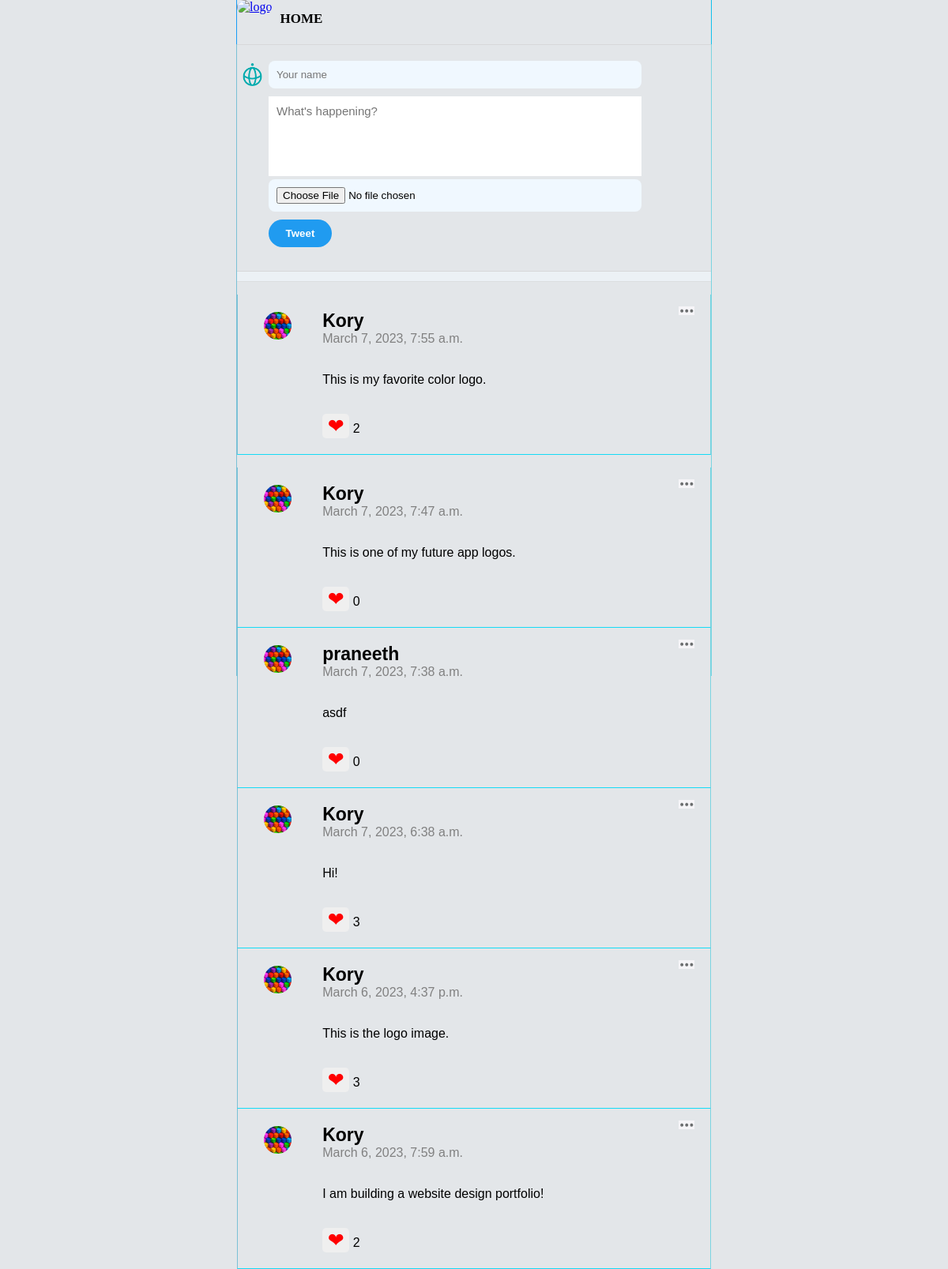
The page / on the database its author committed.
### posts/models.py (models this page shows)
class Post(models.Model):
    class Meta(object):
        db_table = 'post'
    name = models.CharField(
        'Name', blank=False, null=False, max_length=14,
        db_index=True, default='Anonymous'
        )
    body = models.CharField(
    'Body', blank=True, null=True, max_length=140,
    db_index=True)
    created_at = models.DateTimeField(
    'Created DateTime', blank=True, auto_now_add=True
    )
    image = CloudinaryField(
        'image', blank=True, db_index=True
    )
    likecount=models.IntegerField(
        'like_count',default=0,blank=True,null=True
    )

### posts/views.py (the view, shortened to what this page needs)
# urls.py: path('', views.index, name='index'),
def index(request):
    posts = Post.objects.all().order_by('-created_at')[:20]
    return render(request, 'posts.html', {"posts": posts})

### templates/posts.html (shortened to what this page needs)
{% extends "base.html" %}
{% block content %}
{% load static %}
<section id="title">
    <a href="/">
        <img class="logo" src="../static/img/Twitter.png" alt="logo">
    </a>
    <h1 class="he">HOME</h1>
</section>
<section class="content">
    <section class="post_form">
        <form action="" method="POST" enctype="multipart/form-data">
            <div class="icon">
                <img class="logo" src="/static/img/logo.png" alt="icon" />
                <input type="text" name="name" placeholder="Your name" required/>
            </div>
            <textarea name="body" placeholder="What's happening?" required></textarea>
            <input id="upload-file" type="file" value="Choose File" name="image">
            <input id="tweet-button" type="submit" value="Tweet"/>
        </form>
    </section>
    <div class="divider"></div>
    <section class="posts">
        <ul>
            {% for post in posts %}
            <li>
                <img class="menu_icon js-menu-icon" src="{%static 'img/menu.png'%}" />
                <div class ="logo">
                    <img id ='userimg'src="/static/img/user.png" alt="logo">
                </div>
                <div class="name_body">
                <div class="name">{{ post.name }} <br></div>
                    <div class="datetime">{{ post.created_at }}</div>
                    <p>{{ post.body }}</p>
                    <br>
                        <form id="like-img" action="{% url 'like_post' post.pk %}" method='POST'>
                            <button class="like-button" type="submit", name="post_id", value="{{ post.id }}">
                                &#10084;
                            </button>
                            {{post.likecount}}
                        </form>
                </div>
            </li>
        </ul>
        {% endfor %}
    </section>
</section>
{% endblock %}

### templates/base.html (shortened to what this page needs)
<!DOCTYPE html>
<html lang="en">
    <head>
        {% load static %}
        <link href='{% static 'css/style.css' %}' rel="stylesheet"/>
    </head>
    <body>
        {% block content %} {{ content }} {% endblock %}
    </body>
</html>

### static/css/style.css (style rules this page uses)
html, body { height: 100%; }
#title { position: relative; display: flex; margin: 0 auto; max-width: 600px; height: 7%; border-bottom: rgba(204, 204, 204, 0.5); margin: 0 auto; border-left: 1px solid rgba(11, 152, 247, 0.932); border-right: 1px solid rgba(8, 192, 238, 0.959); }
.logo { border-radius: 20px; width: 40px; }
.content { font-family: Arial; max-width: 600px; height: 100%; margin: 0 auto; border-left: 1px solid #ccc; border-right: 1px solid #ccc; }
.posts li .logo { flex-basis: 15%; }
.posts .logo img { width: 6%; position: absolute; left: -36px; top: 2px; }
.posts li .name_body { flex-basis: 85%; }
.posts li .name_body .name { font-weight:bold; }
.posts li .name_body .datetime { color:gray; }
.content .icon { position: relative; }
.content .icon img { width: 6%; position: absolute; left: -36px; top: 2px; }
.post_form { padding: 20px 40px; border-bottom: 1px solid #ccc; height: fit-content; }
.post_form input { color:#000; width: 70%; margin-bottom: 5px; padding: 10px; border: 1px solid #ccc; background-color: aliceblue; border-radius: 8px; }
.post_form textarea { width: 70%; padding: 10px; border: 1px solid #ccc; }
.posts li .menu_icon { width:20px; position:absolute; right:30px; top:10px; }
body { margin: 0; padding: 0; }
body { background-color: #e3e6e9; }
.content { max-width: 600px; height: 0 auto; margin: 0 auto; border-left: 1px solid rgba(19, 154, 196, 0.5); border-right: 1px solid rgba(18, 194, 218, 0.5); }
h1 { padding-left: 15px; padding-top: 0px; font-size: 20px; }
.post_form { padding: 20px 40px; border-bottom: 1px solid rgba(204, 204, 204, 0.5); border-top: 1px solid rgba(204, 204, 204, 0.5); }
.post_form input { width: 87%; margin-bottom: 10px; padding: 10px; border: none; outline: none; }
.post_form textarea { width: 87%; height: 80px; padding: 10px; border: 1px solid #ccc; outline: none; border: none; border-bottom: 1px solid #fff; }
textarea { font-size: 15px; background-color: #fff; color:black; font-family: Helvetica, sans-serif; resize: none; }
.posts ul { padding: 0; }
.posts li { display: flex; border-bottom: 1px solid rgba(10, 219, 247, 0.952); padding: 20px 25px; list-style: none; position: relative; border-left: 1px solid rgba(19, 154, 196, 0.5); border-right: 1px solid rgba(18, 194, 218, 0.5); }
.posts li .menu_icon { width: 20px; position: absolute; top: 15px; right: 20px; z-index: 999; }
.posts li .name_body .name { font-weight: bold; }
.posts li .name_body .datetime { color: gray; }
#tweet-button { border-radius: 20px; background-color: #209bf0; width: 80px; color: #fff; font-weight: bold; border: none; }
#upload-file { color: #000; overflow: hidden; }
.like-button { font-size: 25px; border: none; border-radius: 5px; width: 34px; height:32; color:red; }
img#userimg { position: relative; left: 10%; width: 42%; border-radius: 50%; }
.divider { background-color: #ecf1f5; height: 12px; border-bottom: 1px solid rgba(204, 204, 204, 0.5); }
@media screen and ( min-width: 400px) { h1 { padding-left: 10px; padding-top: 0px; font-size: 17px; } }
section#title { position: relative; text-align: center; width: 100%; }

### rows shown on the page
Post: name "Kory", created_at "March 7, 2023, 7:55 a.m.", body "This is my favorite color logo.", {{ post.id }} 15 (drawn), likecount "2"
Post: name "Kory", created_at "March 7, 2023, 7:47 a.m.", body "This is one of my future app logos.", {{ post.id }} 14 (drawn), likecount "0"
Post: name "praneeth", created_at "March 7, 2023, 7:38 a.m.", body "asdf", {{ post.id }} 13 (drawn), likecount "0"
Post: name "Kory", created_at "March 7, 2023, 6:38 a.m.", body "Hi!", {{ post.id }} 12 (drawn), likecount "3"
Post: name "Kory", created_at "March 6, 2023, 4:37 p.m.", body "This is the logo image.", {{ post.id }} 9 (drawn), likecount "3"
Post: name "Kory", created_at "March 6, 2023, 7:59 a.m.", body "I am building a website design portfolio!", {{ post.id }} 5 (drawn), likecount "2"
